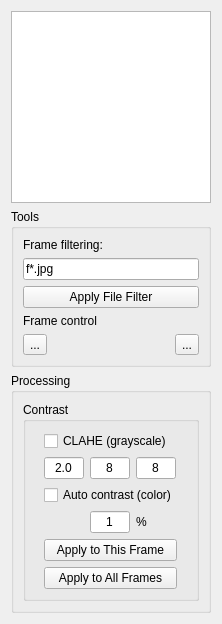
      <widget class="QWidget" name="tabImageFrameProcessing">
       <attribute name="title">
        <string>Image Frame Processing</string>
       </attribute>
       <layout class="QGridLayout" name="gridLayout_4">
        <item row="0" column="0">
         <layout class="QHBoxLayout" name="layoutImageFrameProcessingContainer" stretch="1,5">
          <item>
           <layout class="QVBoxLayout" name="layoutImageToolsLeftPanel" stretch="4,1,1">
            <property name="sizeConstraint">
             <enum>QLayout::SetMaximumSize</enum>
            </property>
            <item>
             <widget class="QTreeView" name="treeviewProjectStructureImageryProcessingTab">
              <property name="minimumSize">
               <size>
                <width>199</width>
                <height>0</height>
               </size>
              </property>
              <property name="maximumSize">
               <size>
                <width>200</width>
                <height>16777215</height>
               </size>
              </property>
             </widget>
            </item>
            <item>
             <widget class="QGroupBox" name="groupboxTools">
              <property name="minimumSize">
               <size>
                <width>200</width>
                <height>0</height>
               </size>
              </property>
              <property name="maximumSize">
               <size>
                <width>200</width>
                <height>16777215</height>
               </size>
              </property>
              <property name="title">
               <string>Tools</string>
              </property>
              <layout class="QGridLayout" name="gridLayout_7" rowstretch="0,0,0,0,0">
               <item row="0" column="0">
                <widget class="QLabel" name="labelFrameFiltering">
                 <property name="text">
                  <string>Frame filtering:</string>
                 </property>
                </widget>
               </item>
               <item row="4" column="0">
                <layout class="QGridLayout" name="layoutImagebrowserToolButtons">
                 <item row="1" column="3">
                  <widget class="QToolButton" name="toolbuttonNextImage">
                   <property name="toolTip">
                    <string>Next image in folder (Ctrl+Right Arrow)</string>
                   </property>
                   <property name="text">
                    <string>...</string>
                   </property>
                   <property name="icon">
                    <iconset>
                     <normaloff>icons/play-solid.svg</normaloff>icons/play-solid.svg</iconset>
                   </property>
                   <property name="iconSize">
                    <size>
                     <width>26</width>
                     <height>26</height>
                    </size>
                   </property>
                   <property name="shortcut">
                    <string>Ctrl+Right</string>
                   </property>
                  </widget>
                 </item>
                 <item row="1" column="1">
                  <widget class="QToolButton" name="toolbuttonPreviousImage">
                   <property name="toolTip">
                    <string>Previous image in folder (Ctrl+Left Arrow)</string>
                   </property>
                   <property name="text">
                    <string>...</string>
                   </property>
                   <property name="icon">
                    <iconset>
                     <normaloff>icons/play-backwards-solid.svg</normaloff>icons/play-backwards-solid.svg</iconset>
                   </property>
                   <property name="iconSize">
                    <size>
                     <width>26</width>
                     <height>26</height>
                    </size>
                   </property>
                   <property name="shortcut">
                    <string>Ctrl+Left</string>
                   </property>
                  </widget>
                 </item>
                 <item row="0" column="1" colspan="3">
                  <widget class="QLabel" name="labelFrameControl">
                   <property name="text">
                    <string>Frame control</string>
                   </property>
                  </widget>
                 </item>
                </layout>
               </item>
               <item row="2" column="0">
                <widget class="QPushButton" name="buttonApplyFileFilter">
                 <property name="toolTip">
                  <string>Apply current frame filtering</string>
                 </property>
                 <property name="text">
                  <string>Apply File Filter</string>
                 </property>
                </widget>
               </item>
               <item row="1" column="0">
                <widget class="QLineEdit" name="lineeditFrameFiltering">
                 <property name="toolTip">
                  <string>String pattern to filter images using unix-style glob (e.g. &quot;f*.jpg&quot;)</string>
                 </property>
                 <property name="text">
                  <string>f*.jpg</string>
                 </property>
                </widget>
               </item>
              </layout>
             </widget>
            </item>
            <item>
             <widget class="QGroupBox" name="groupboxProcessing">
              <property name="minimumSize">
               <size>
                <width>200</width>
                <height>0</height>
               </size>
              </property>
              <property name="maximumSize">
               <size>
                <width>200</width>
                <height>16777215</height>
               </size>
              </property>
              <property name="title">
               <string>Processing</string>
              </property>
              <layout class="QGridLayout" name="gridLayout_10">
               <item row="0" column="0">
                <widget class="QGroupBox" name="groupboxContrast">
                 <property name="title">
                  <string>Contrast</string>
                 </property>
                 <layout class="QGridLayout" name="gridLayout_9">
                  <item row="1" column="0">
                   <widget class="QPushButton" name="buttonApplyToThisFrame">
                    <property name="toolTip">
                     <string>Apply current image preprocessing settings to the currently loaded frame</string>
                    </property>
                    <property name="text">
                     <string>Apply to This Frame</string>
                    </property>
                   </widget>
                  </item>
                  <item row="0" column="0">
                   <layout class="QGridLayout" name="layoutProcessingTools">
                    <item row="1" column="1">
                     <widget class="QLineEdit" name="lineeditClaheHorzTileSize">
                      <property name="maximumSize">
                       <size>
                        <width>40</width>
                        <height>16777215</height>
                       </size>
                      </property>
                      <property name="toolTip">
                       <string>CLAHE horizontal tile size (default=8)</string>
                      </property>
                      <property name="text">
                       <string>8</string>
                      </property>
                      <property name="alignment">
                       <set>Qt::AlignCenter</set>
                      </property>
                     </widget>
                    </item>
                    <item row="4" column="1">
                     <widget class="QLineEdit" name="lineeditAutoContrastPercentClip">
                      <property name="maximumSize">
                       <size>
                        <width>40</width>
                        <height>16777215</height>
                       </size>
                      </property>
                      <property name="toolTip">
                       <string>Histogram clipping percent (default=1%)</string>
                      </property>
                      <property name="text">
                       <string>1</string>
                      </property>
                      <property name="alignment">
                       <set>Qt::AlignCenter</set>
                      </property>
                     </widget>
                    </item>
                    <item row="4" column="2">
                     <widget class="QLabel" name="labelPercent">
                      <property name="text">
                       <string>%</string>
                      </property>
                     </widget>
                    </item>
                    <item row="0" column="0" colspan="3">
                     <widget class="QCheckBox" name="checkboxApplyClahe">
                      <property name="toolTip">
                       <string>Enable Contrast Limited Adaptive Histogram correction</string>
                      </property>
                      <property name="text">
                       <string>CLAHE (grayscale)</string>
                      </property>
                     </widget>
                    </item>
                    <item row="1" column="2">
                     <widget class="QLineEdit" name="lineeditClaheVertTileSize">
                      <property name="maximumSize">
                       <size>
                        <width>40</width>
                        <height>16777215</height>
                       </size>
                      </property>
                      <property name="toolTip">
                       <string>CLAHE vertical tile size (default=8)</string>
                      </property>
                      <property name="text">
                       <string>8</string>
                      </property>
                      <property name="alignment">
                       <set>Qt::AlignCenter</set>
                      </property>
                     </widget>
                    </item>
                    <item row="2" column="0" colspan="3">
                     <widget class="QCheckBox" name="checkboxAutoContrast">
                      <property name="toolTip">
                       <string>Enable auto contrast stretching</string>
                      </property>
                      <property name="text">
                       <string>Auto contrast (color)</string>
                      </property>
                     </widget>
                    </item>
                    <item row="1" column="0">
                     <widget class="QLineEdit" name="lineeditClaheClipLimit">
                      <property name="maximumSize">
                       <size>
                        <width>40</width>
                        <height>16777215</height>
                       </size>
                      </property>
                      <property name="toolTip">
                       <string>CLAHE Clip Limit (default=2.0)</string>
                      </property>
                      <property name="text">
                       <string>2.0</string>
                      </property>
                      <property name="alignment">
                       <set>Qt::AlignCenter</set>
                      </property>
                     </widget>
                    </item>
                   </layout>
                  </item>
                  <item row="2" column="0">
                   <widget class="QPushButton" name="buttonApplyToAllFrames">
                    <property name="toolTip">
                     <string>Apply current image preprocessing settings to all frames in the sequence</string>
                    </property>
                    <property name="text">
                     <string>Apply to All Frames</string>
                    </property>
                   </widget>
                  </item>
                 </layout>
                </widget>
               </item>
              </layout>
             </widget>
            </item>
           </layout>
          </item>
          <item>
           <layout class="QGridLayout" name="layoutImageBrowser"/>
          </item>
         </layout>
        </item>
       </layout>
      </widget>
